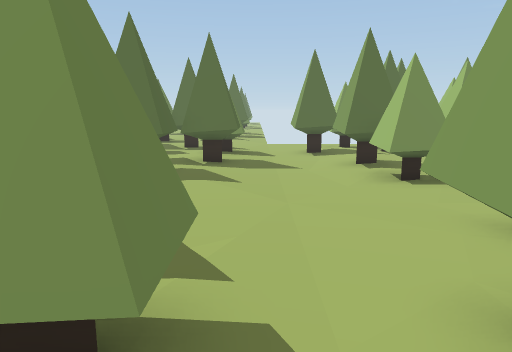
[1] (above)

16 first-person views from a walk through a scene from a Unity 3-D project. The camera is 1.3 m above the floor, tilts 10° down and sees 70° across. The floor is counted in squares, 1 m on a side. Each view is taken from the middle of a square. On the plan, view 1 faces up. The plan holds only what a view shows up to about 15 squares ahead; the rest is blank. The place goes on beyond the plan. The player character is not drawn.

[2]
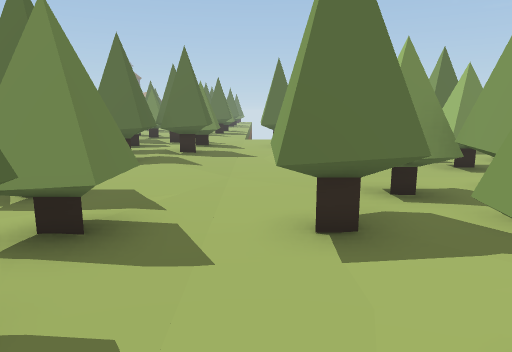

[3]
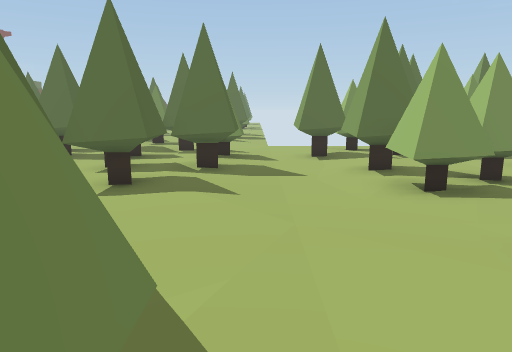

[4]
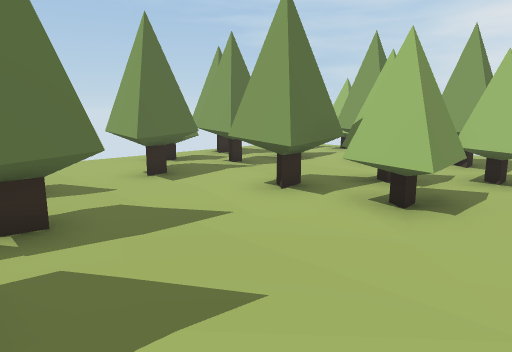

[5]
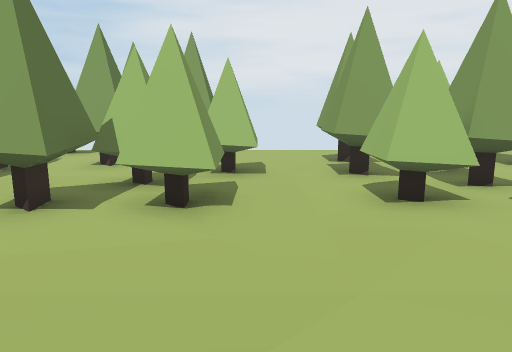

[6]
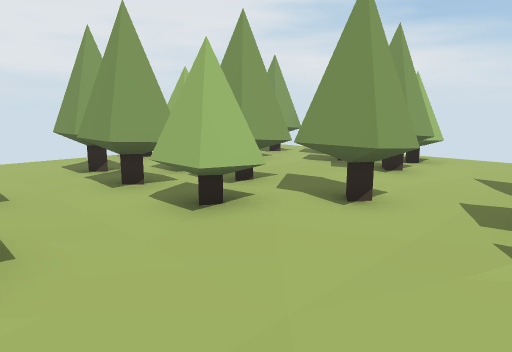

[7]
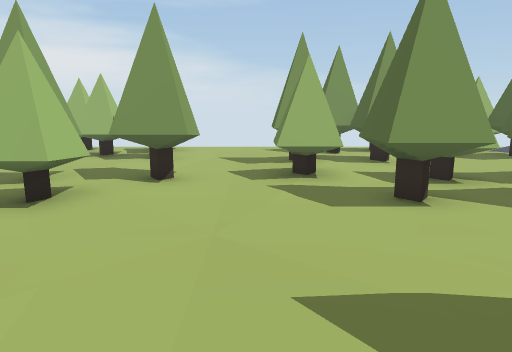

[8]
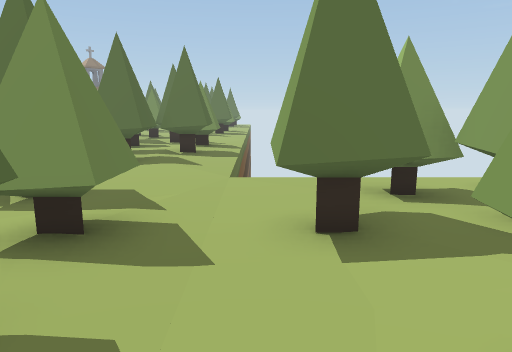

[9]
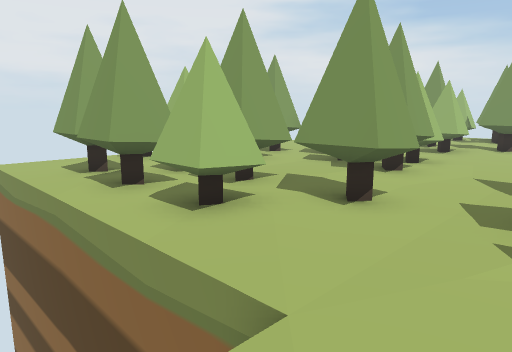

[10]
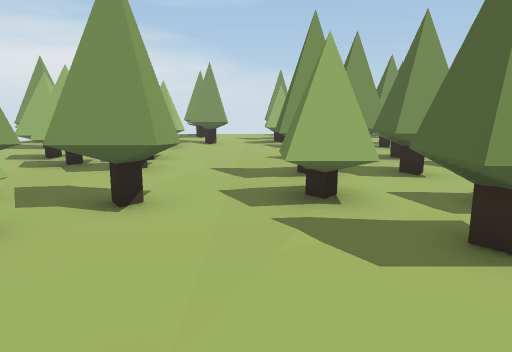

[11]
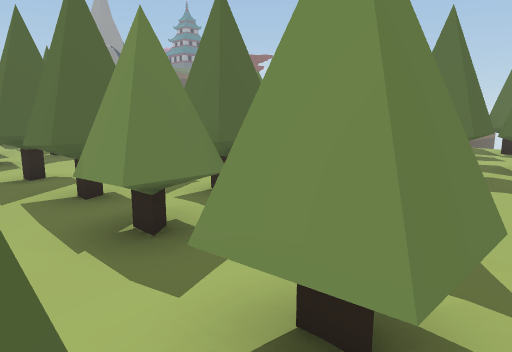

[12]
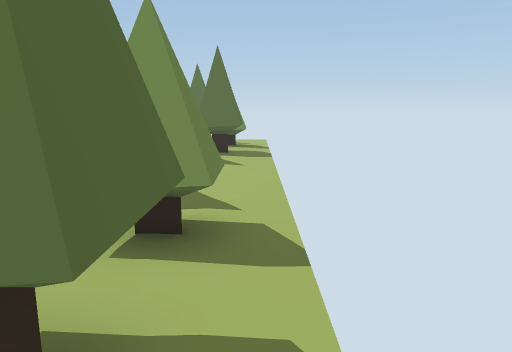

[13]
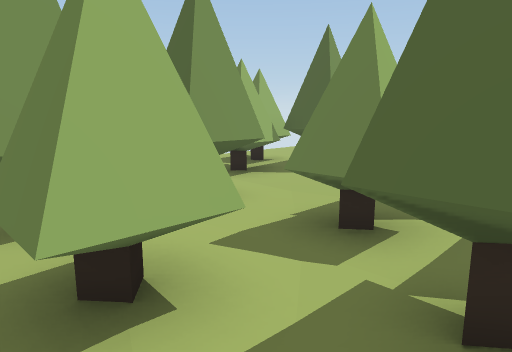

[14]
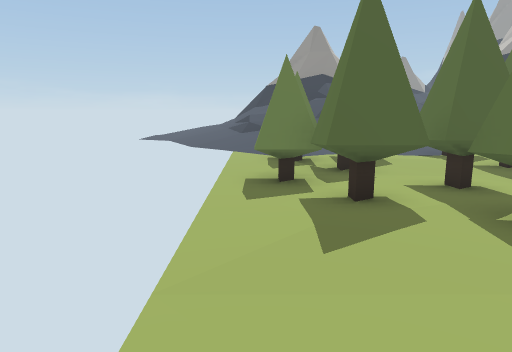

[15]
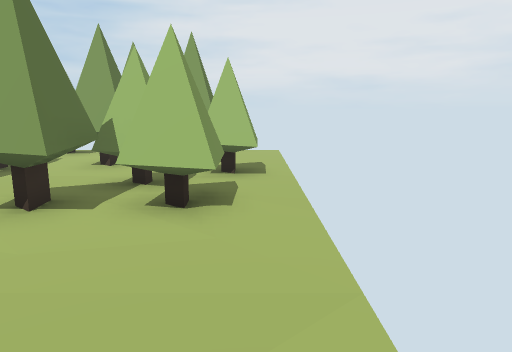

[16]
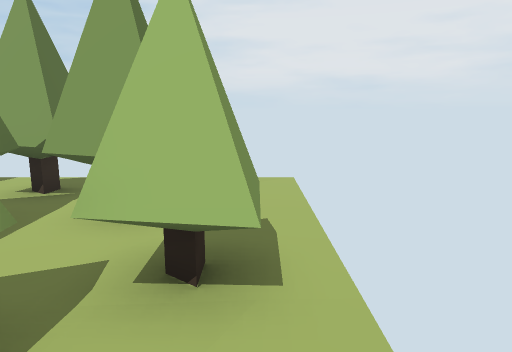

### Floor plan
Key: @ floor where view 1 was taken; # wall or solid block; x gap in a wall; . main floor; : floor 0.25 m higher than the main floor; + floor 0.5 m higher than the main floor; / step, stairs or slope; T thing the floor can be seen under or through.
Columns run from 12 left of view 1 to 10 right of it. Each row starts with its distance up from view 1.
 18           #..
 17          ##..
 16           ...
 15           .............
 14          ##....TTTTTT..
 13          ##...TTTT TT..
 12       ### .#..T.T TT.#.
 11        ....x.........x.
 10          T T......TT #.
  9          TTT...T..TT##.
  8          TT....TTT TT..
  7         TTT....T.TTTT..
  6         T........TT....
  5         ...............
  4        TTTT....TTTTTT..
  3         T T...TTTTTTT..
  2        TTT.#..T.TTTT.#.
  1     .......x.........x.
  0     .... T T@.....####.
 -1      #..TTTT...#..####.
 -2     .# T TT....##### ..
 -3     .#. TTT....#.### .
 -4 ///.... T........##...
 -5 +/.
 -6 :.

Positions as (right, up) in squares from view 1, and headings:
1: (0, 0), facing up
2: (1, -2), facing up
3: (0, 1), facing up
4: (-2, 5), facing up-right
5: (-2, 6), facing right
6: (-1, 7), facing down-right
7: (0, 9), facing down
8: (1, 8), facing up
9: (-1, 17), facing down-right
10: (0, 17), facing down
11: (10, 0), facing up-left
12: (10, -2), facing up
13: (10, 4), facing down-left
14: (3, -4), facing left
15: (-2, -4), facing right
16: (3, -4), facing right
